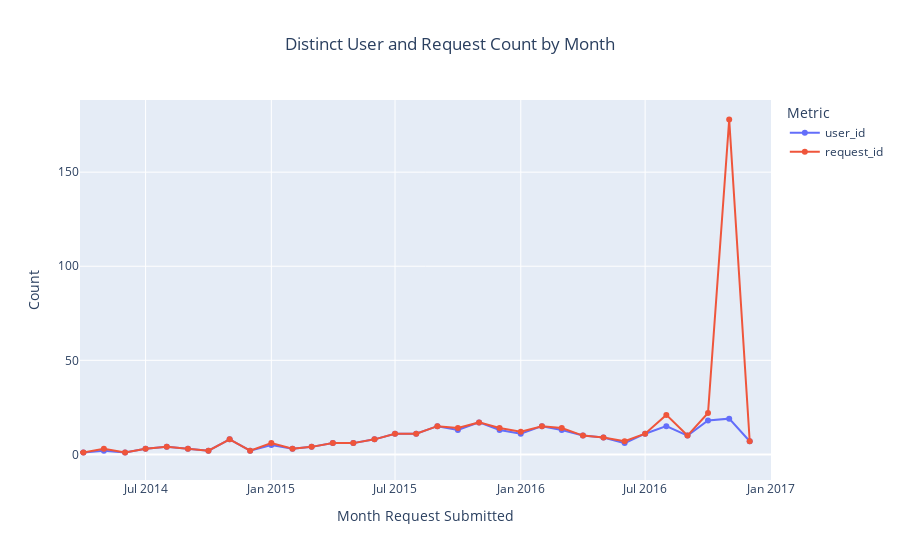

Notebook code for this chart:
### Code cell
ts_greater_5['month_request_submitted'] = ts_greater_5['date_request_submitted'].dt.to_period('M')
result = ts_greater_5.groupby('month_request_submitted').agg({
    'user_id': 'nunique',      # Count distinct user_id
    'request_id': 'nunique'    # Count distinct request_id
}).sort_values(by = 'month_request_submitted', ascending = False).reset_index()

result['month_request_submitted'] = result['month_request_submitted'].astype(str)

# Create the line graph
fig4 = px.line(
    result,
    x='month_request_submitted',
    y=['user_id', 'request_id'],
    markers=True,
    title='Distinct User and Request Count by Month',
    labels={
        'month_request_submitted': 'Month Request Submitted',
        'value': 'Count',
        'variable': 'Metric'
    }
)

fig4.update_layout(
    title={'x': 0.5},
)

fig4.show()

### Figure 1 — Plotly figure (JSON) as saved in the notebook; plotly's stock layout.template omitted (floating-point values rounded to 4 significant figures)
{"data": [{"hovertemplate": "Metric=user_id<br>Month Request Submitted=%{x}<br>Count=%{y}<extra></extra>", "legendgroup": "user_id", "line": {"color": "#636efa", "dash": "solid"}, "marker": {"symbol": "circle"}, "mode": "lines+markers", "name": "user_id", "orientation": "v", "showlegend": true, "type": "scatter", "x": ["2016-12", "2016-11", "2016-10", "2016-09", "2016-08", "2016-07", "2016-06", "2016-05", "2016-04", "2016-03", "2016-02", "2016-01", "2015-12", "2015-11", "2015-10", "2015-09", "2015-08", "2015-07", "2015-06", "2015-05", "2015-04", "2015-03", "2015-02", "2015-01", "2014-12", "2014-11", "2014-10", "2014-09", "2014-08", "2014-07", "2014-06", "2014-05", "2014-04", "2014-01", "2012-05"], "xaxis": "x", "y": [7, 19, 18, 10, 15, 11, 6, 9, 10, 13, 15, 11, 13, 17, 13, 15, 11, 11, 8, 6, 6, 4, 3, 5, 2, 8, 2, 3, 4, 3, 1, 2, 1, 3, 1], "yaxis": "y"}, {"hovertemplate": "Metric=request_id<br>Month Request Submitted=%{x}<br>Count=%{y}<extra></extra>", "legendgroup": "request_id", "line": {"color": "#EF553B", "dash": "solid"}, "marker": {"symbol": "circle"}, "mode": "lines+markers", "name": "request_id", "orientation": "v", "showlegend": true, "type": "scatter", "x": ["2016-12", "2016-11", "2016-10", "2016-09", "2016-08", "2016-07", "2016-06", "2016-05", "2016-04", "2016-03", "2016-02", "2016-01", "2015-12", "2015-11", "2015-10", "2015-09", "2015-08", "2015-07", "2015-06", "2015-05", "2015-04", "2015-03", "2015-02", "2015-01", "2014-12", "2014-11", "2014-10", "2014-09", "2014-08", "2014-07", "2014-06", "2014-05", "2014-04", "2014-01", "2012-05"], "xaxis": "x", "y": [7, 178, 22, 10, 21, 11, 7, 9, 10, 14, 15, 12, 14, 17, 14, 15, 11, 11, 8, 6, 6, 4, 3, 6, 2, 8, 2, 3, 4, 3, 1, 3, 1, 3, 1], "yaxis": "y"}], "layout": {"autosize": true, "legend": {"title": {"text": "Metric"}, "tracegroupgap": 0}, "title": {"text": "Distinct User and Request Count by Month", "x": 0.5}, "xaxis": {"anchor": "y", "autorange": false, "domain": [0, 1], "range": ["2014-03-27 00:43:49.1245", "2017-01-01 04:01:01.8967"], "title": {"text": "Month Request Submitted"}, "type": "date"}, "yaxis": {"anchor": "x", "autorange": false, "domain": [0, 1], "range": [-13.61, 188.3], "title": {"text": "Count"}, "type": "linear"}}}
